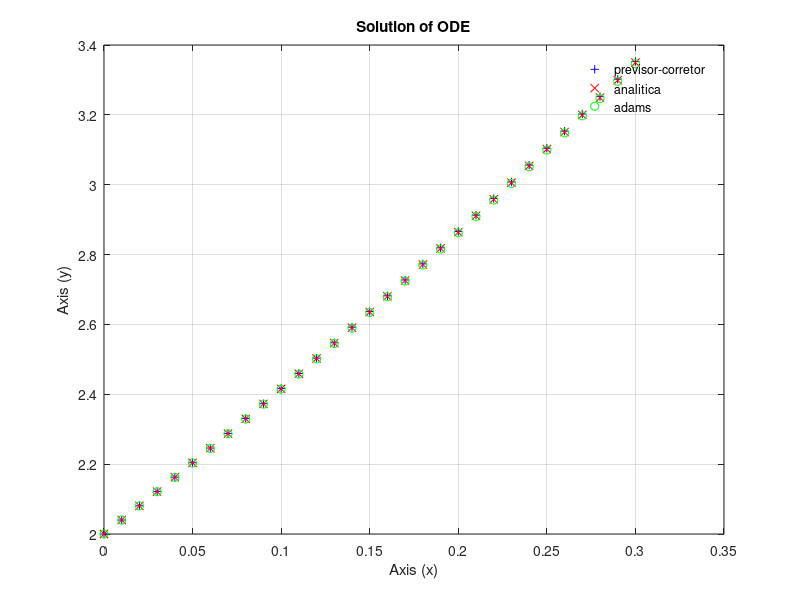

Recreate this plot in MATLAB.
###==================== PROGRAM ============================
# Program:prevCor9.m
# Description: Solve ODE numeric by the Previsor Corretor
# Date of Create: qui 31 out 2019 14:19:13 
# Update in:  qui 31 out 2019 14:19:24
# Author:Jefferson Bezerra dos Santos
#-----------------------------------------------------------
### ============================ Clear enviromment ============================
clear
clc
#------------------------------------------------------------------------------

###========================== Parametros ======================================
tol = 5e-1;
h = 0.01;
xo = 0.0;
xf = 0.3;
yo = 2;
y(1) = 2;
x = xo:h:xf; 
f = @(x,y) y - x + 2;
y(2) = y(1)+ h*f(x(1),y(1));  
#------------------------------------------------------------------------------

###==================== Function Adasm Bashforth ================================
function [x,y] = adamsbs (xo,xf,yo,h,f)
    x = xo:h:xf; 
    y(1)= yo;
    y(2) = y(1)+ h*f(x(1),y(1));  
    i = 0;
    while ((++i) < (length(x)-1))
        y(i+2) = y(i) + (h/2)*((f(x(i),y(i))) + 3*f(x(i+1),y(i+1)));
    endwhile
endfunction
#---------------------- End function ------------------------------

### ================== Solution analytic ==========================
anali = @(x) 3*exp(x) + x - 1;
#-------------------------------------------------------------------

#loop 
i = 0;
while ((++i) < (length(x)-1))
        ym = y(i); # variavel auxiliar
        yn = y(i+1);#variavel auxiliar
    while (1)
        ymj = yn + (h/2)*((f(x(i),ym)) + 3*f(x(i+1),yn));#preditor adasm bashforth
        aux = f((x(i+1)),ymj);# funcao f
        ynj = ym + (h/3)*(f(x(i),ym) + 4*(f(x(i+1),yn)) + aux);#Corretor simpson
        if(abs(ynj-ymj) < tol)# Verificando a tolerancia foi atingida
            y(i+2) = ynj;
            break;
        else
            ym = yn;#Atualizando para proxima iteracao
            yn = ynj;#Atuaizando para proxima iteracao
        endif
    endwhile
endwhile

#loop para prencher solucao analitica
i = 0;
while ((++i) <= (length(x)))
    y1(i) = anali(x(i));
endwhile

###============= Adams bashfort =============================
[x2,y2] = adamsbs (xo,xf,yo,h,f); 
#------------------------------------------------------------

###================= Plotagem ===============================
plot(x,y,'b.+',x,y1,'r.x',x2,y2,'g.o');
title('Solution of ODE');
xlabel('Axis (x)');ylabel('Axis (y)');
legend("previsor-corretor", "analitica", "adams");
legend("boxoff");
grid on
print -depsc plot6.eps #Figure in color eps format 
#-----------------------------------------------------------
